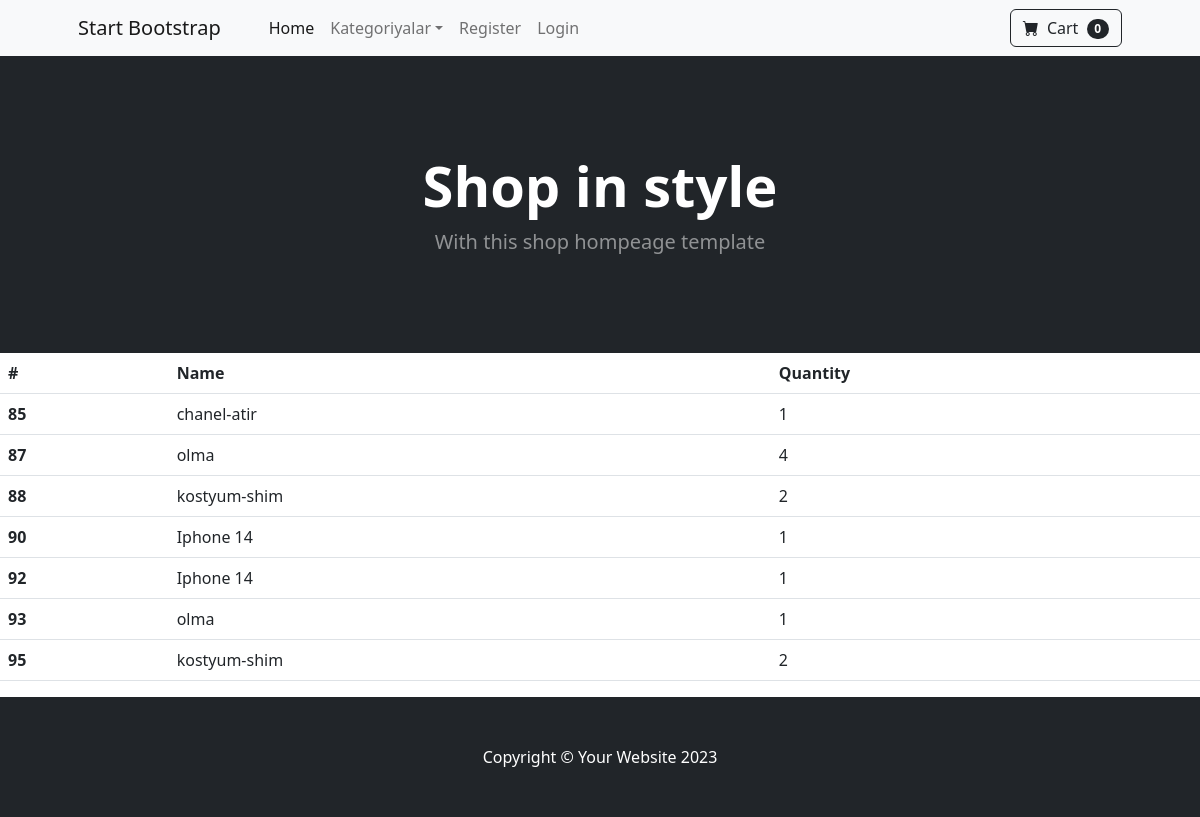
/my_orders/1/, run on the app's committed database.
### product/models.py (models this page shows, shortened)
class OrderItem(BaseModel):
    order_id = models.ForeignKey(Order, on_delete=models.CASCADE, related_name='items')
    product_id = models.CharField(max_length=10)
    name = models.CharField(max_length=100)
    quantity = models.PositiveBigIntegerField()

### student/models.py (models this page shows)
class BaseModel(models.Model):
    created_ad=models.DateTimeField(auto_now_add=True)
    updated_ad=models.DateTimeField(auto_now=True)

### product/views.py (the view)
# urls.py: path('my_orders/<int:id>/', views.get_all_orders, name='order_detail'),
def get_all_orders(request, id):
        cart=Cart(request)
        all_orders=cart.get_all_info()
        orders=OrderItem.objects.all()
        user=get_object_or_404(User, pk=id)
        data={
          'orders':  orders,
          'account': user
        }
        return render(request, 'product/my_orders.html' , context=data)

### product/cart.py (called while the page is built, shortened)
    def get_all_info(self):
        products=self.get_products()
        result=[]
        return  result

    def __len__(self):
        return len(self.cart)

    def get_products(self):
        products_ids=self.cart.keys()
        products=Product.objects.filter(id__in=products_ids)
        return products

### product/context_processors.py (called while the page is built)
def categories(request):
    return { 'categories': Category.objects.all()}

def cart(request):
    return {'cart': Cart(request)}

### product/templates/product/my_orders.html
{% extends 'base.html' %}
{% block content %}
<div class="modal-body  w-100">
    <table class="table">
        <thead>
          <tr>
            <th scope="col">#</th>
            <th scope="col">Name</th>
            <th scope="col">Quantity</th>
          </tr>
        </thead>
        {%for order in orders %}
        <tbody>
          <tr>
            <th scope="row"> {{order.id}}</th>
            <td> {{order.name}}</td>
            <td>{{order.quantity}}</td>
          </tr>
        </tbody>
        {% endfor %}
      </table>
{% endblock %}

### data on the page
OrderItem: id "85", name "chanel-atir", quantity "1"
OrderItem: id "87", name "olma", quantity "4"
OrderItem: id "88", name "kostyum-shim", quantity "2"
OrderItem: id "90", name "Iphone 14", quantity "1"
OrderItem: id "92", name "Iphone 14", quantity "1"
OrderItem: id "93", name "olma", quantity "1"
OrderItem: id "95", name "kostyum-shim", quantity "2"

### other printed values
{{ cart|length }} "0"
